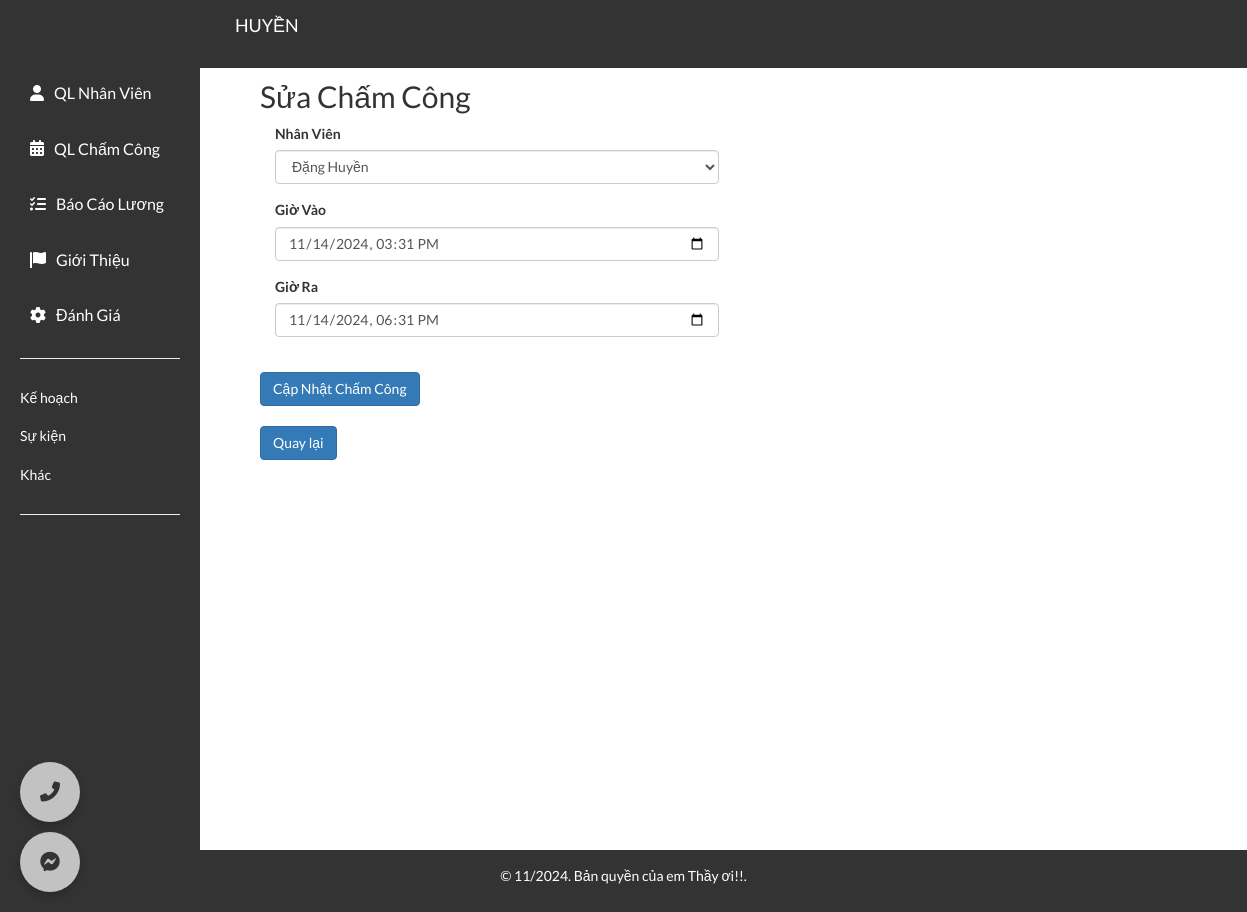
Screenshot of /employee_management/edit_timekeeping.php?id=5 with the database file from the repository.
### tables this page shows
CREATE TABLE `timekeeping` (
  `id` int(11) NOT NULL,
  `employee_id` int(11) NOT NULL,
  `check_in` datetime NOT NULL,
  `check_out` datetime NOT NULL
);

CREATE TABLE `employees` (
  `id` int(11) NOT NULL,
  `name` varchar(100) NOT NULL,
  `email` varchar(100) NOT NULL,
  `phone` varchar(15) NOT NULL,
  `position` varchar(50) NOT NULL,
  `salary` float NOT NULL,
  `gender` enum('Nam','Nữ','Khác') NOT NULL,
  `birth_date` date NOT NULL
);

### employee_management/edit_timekeeping.php (the view, shortened to what this page needs)
<?php
include 'db_connection.php';
if (isset($_GET['id'])) {
    $id = intval($_GET['id']);
    $sql = "SELECT t.id, t.employee_id, t.check_in, t.check_out, e.name
            FROM timekeeping t
            JOIN employees e ON t.employee_id = e.id
            WHERE t.id = ?";
    $stmt = $conn->prepare($sql);
    $stmt->bind_param("i", $id);
    $stmt->execute();
    $result = $stmt->get_result();
    if ($result->num_rows > 0) {
        $row = $result->fetch_assoc();
    } else {
        echo "Không tìm thấy chấm công với ID: " . $id;
        exit();
    }
} else {
    echo "ID không hợp lệ.";
    exit();
}
?>
<!DOCTYPE html>
<html lang="vi">
<head>
    <link rel="stylesheet" href="https://maxcdn.bootstrapcdn.com/bootstrap/3.4.1/css/bootstrap.min.css">
    <link rel="stylesheet" href="https://cdnjs.cloudflare.com/ajax/libs/font-awesome/6.0.0-beta3/css/all.min.css">
    <link rel="stylesheet" href="styles.css">
</head>
<body>
<?php include 'header.php'; ?>
<div class="content mt-4">
    <h2>Sửa Chấm Công</h2>
    <form action="edit_timekeeping_process.php" method="POST">
        <div class="form-group col-md-6" >
            <label for="employee_id">Nhân Viên</label>
            <select class="form-control" id="employee_id" name="employee_id" required>
                <option value="<?php echo $row['employee_id']; ?>" selected><?php echo htmlspecialchars($row['name']); ?></option>
            </select>
        </div>
        <div class="clearfix"></div>
        <div class="form-group col-md-6" >
            <label for="check_in">Giờ Vào</label>
            <input type="datetime-local" class="form-control" id="check_in" name="check_in" value="<?php echo date("Y-m-d\TH:i", strtotime($row['check_in'])); ?>" required>
        </div>
        <div class="clearfix"></div>
        <div class="form-group col-md-6" >
            <label for="check_out">Giờ Ra</label>
            <input type="datetime-local" class="form-control" id="check_out" name="check_out" value="<?php echo date("Y-m-d\TH:i", strtotime($row['check_out'])); ?>" required>
        </div>
        <div class="clearfix" style="margin-bottom: 20px;"></div>
        <button type="submit" class="btn btn-primary">Cập Nhật Chấm Công</button>
        <div class="text-left" style="margin-top: 20px;" >
            <a href="timekeeping_management.php" class="btn btn-primary margin-right" >Quay lại</a>
        </div>
    </form>
</div>
</body>
<?php include 'footer.php'; ?>
</html>

### employee_management/styles.css (style rules this page uses)
body { font-family: 'Lato', sans-serif; line-height: 1.6; background-color: #fff; height: 100%; margin: 0; }
.content { padding: 40px; padding-top: 60px; margin-left: 220px; flex: 1; min-height: calc(100vh - 50px); }
.margin-right { margin-right: 900px; }

### rows the page displays
timekeeping: employee_id "Đặng Huyền", check_in "11/14/2024 15:31", check_out "11/14/2024 18:31"
